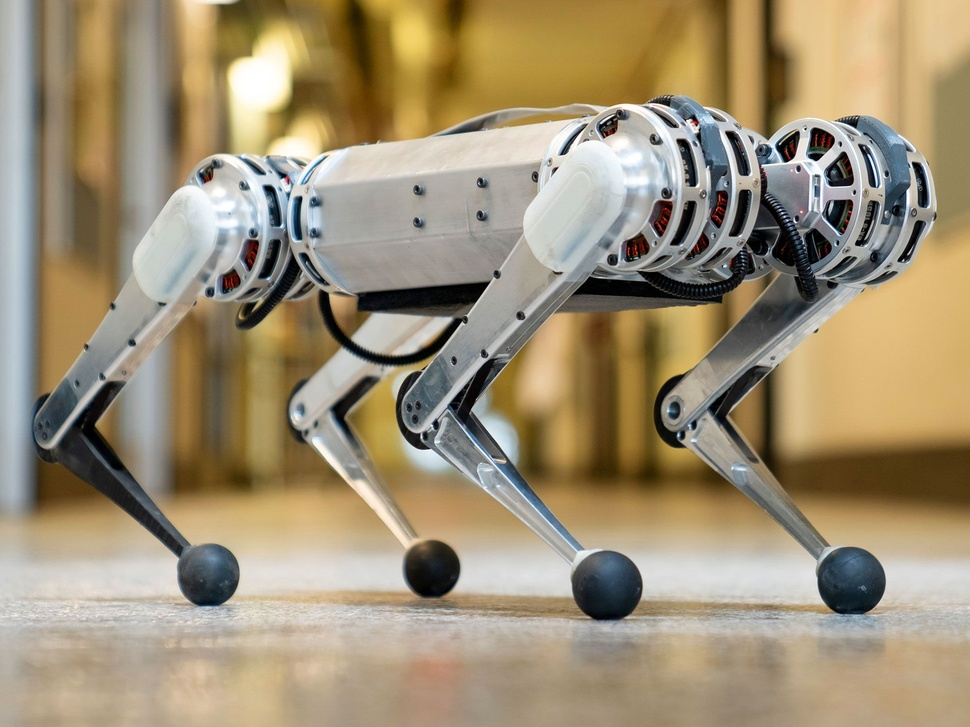
#> input picture lab1/MIT_mini_Cheetah.jpg, 970 x 727 px, shrunk from 2048 x 1536 before the run
$ jupyter execute task.ipynb
#> lines starting #> are read from the running program, lines starting #| are printed output that depends on the picture
[cell 1]
import cv2
import numpy as np
import matplotlib.pyplot as plt

[cell 2]
hist_size = 256
hist_range = (0, 256)
color = ('b', 'g', 'r')

image = cv2.imread("MIT_mini_Cheetah.jpg")
#> image is the input picture: shape (727, 970, 3); mean B, G, R 117.2, 144.6, 159.1

Базовая гистограмма

[cell 3]
def show_image_hist(image):
    fig, axis = plt.subplots(1, 2, figsize=(15, 5))

    axis[0].imshow(cv2.cvtColor(image, cv2.COLOR_BGR2RGB))
    axis[0].axis('off')
    axis[1].set_xlim([0,255])

    image_BGR = cv2.split(image)
    for i, col in enumerate(color):
        hist = cv2.calcHist(image_BGR, [i], None, [hist_size], hist_range)
        axis[1].plot(hist, color = col)

    plt.show()
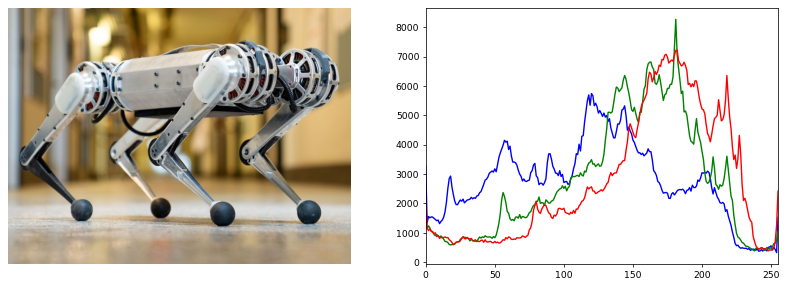
#> figure drawn by matplotlib, 2 panels; panel 2: curve peaks at x = 120, y = 5737; panel 2: curve peaks at x = 181, y = 8266; panel 2: curve peaks at x = 182, y = 7225

show_image_hist(image)


$ run again, with lab1/test.jpg copied over lab1/MIT_mini_Cheetah.jpg
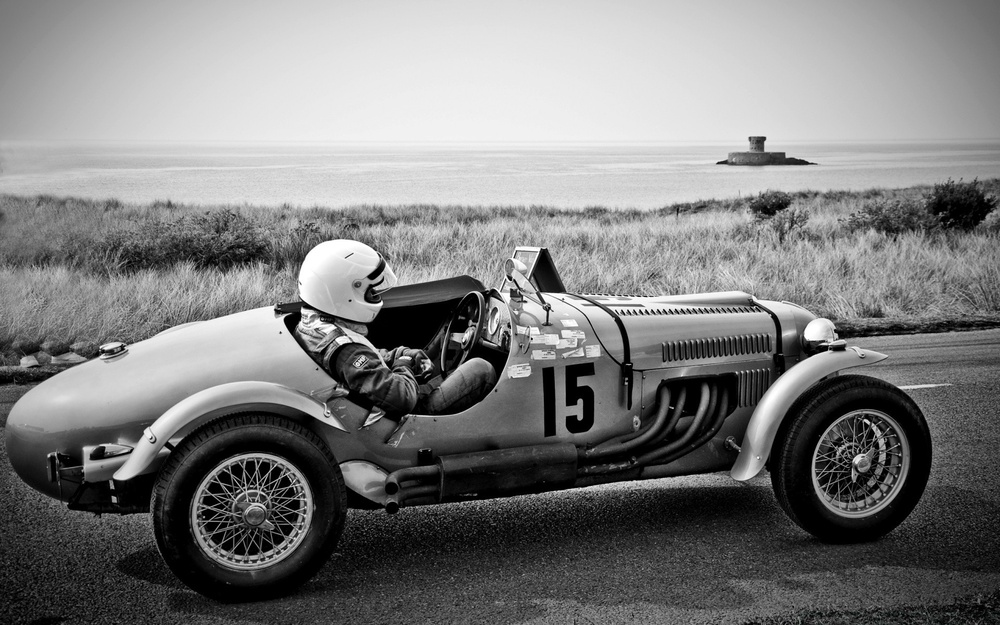
#> input picture lab1/test.jpg, 1000 x 625 px, shrunk from 1920 x 1200 before the run
#> image is the input picture: shape (625, 1000, 3); mean B, G, R 125.3, 125.3, 125.3
#> in show_image_hist, `plt.show()`:
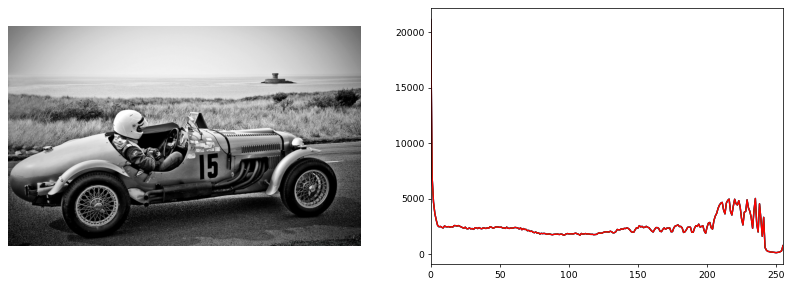
#> figure drawn by matplotlib, 2 panels; panel 2: curve peaks at x = 0, y = 21139; panel 2: curve peaks at x = 0, y = 21122; panel 2: curve peaks at x = 0, y = 21157
